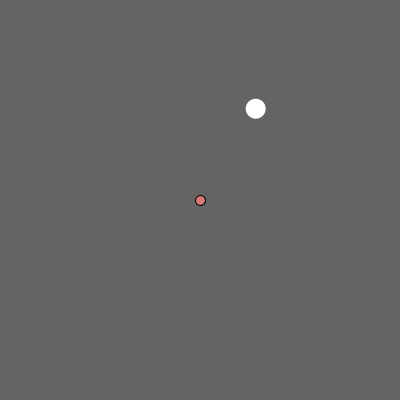
Frame 1 (no input)
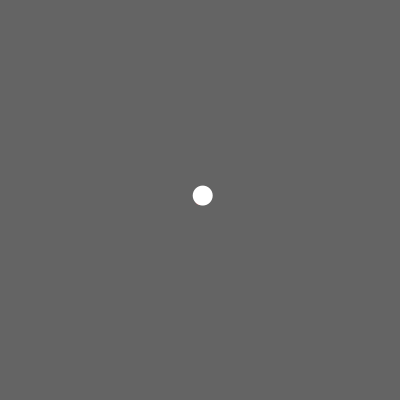
Frame 60 (the mouse pressed at the canvas centre just before this capture)
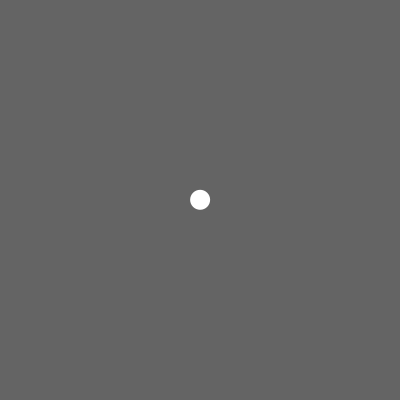
Frame 120 (the mouse held since frame 60 and released just before this capture)

The Processing sketch that drew these frames (run headless with seeded random() and noise(); from frame 60 on, the mouse is pressed at the canvas centre):

// Processing sketch: EasingTarget
// ── EasingTarget.pde
// EasingTarget
//
// 2D percentage interpolation towards a target.
//
// Click to set a new target position.
//
// Dan Wilcox danomatika.com 2016

// position
float x;
float y;

// percentage of how much to move toward the target each frame,
// ie. used to compute the velocity -> slower as we get closer
float easing = 0.05;

// target to move towards
float targetX;
float targetY;

void setup() {
  size(400, 400);
  
  x = random(width);
  y = random(height);
  
  targetX = width/2;
  targetY = height/2;
}

void draw() {
  background(100);
  
  // easing is kind of like a percentage,
  // how much to move toward the target each frame
  x = x + (targetX - x) * easing;
  y = y + (targetY - y) * easing;
  
  // draw the target
  fill(220, 120, 120);
  ellipse(targetX, targetY, 10, 10);
  
  // draw the circle
  noStroke();
  fill(255);
  ellipse(x, y, 20, 20);
  
  // reset position with spacebar
  if(keyPressed) {
    if(key == ' ') {
      x = random(width);
      y = random(height);
      targetX = random(width);
      targetY = random(height);
    }
  }
  
  // set the target to the mouse pos when clicked
  if(mousePressed) {
    targetX = mouseX;
    targetY = mouseY;
  }
}
